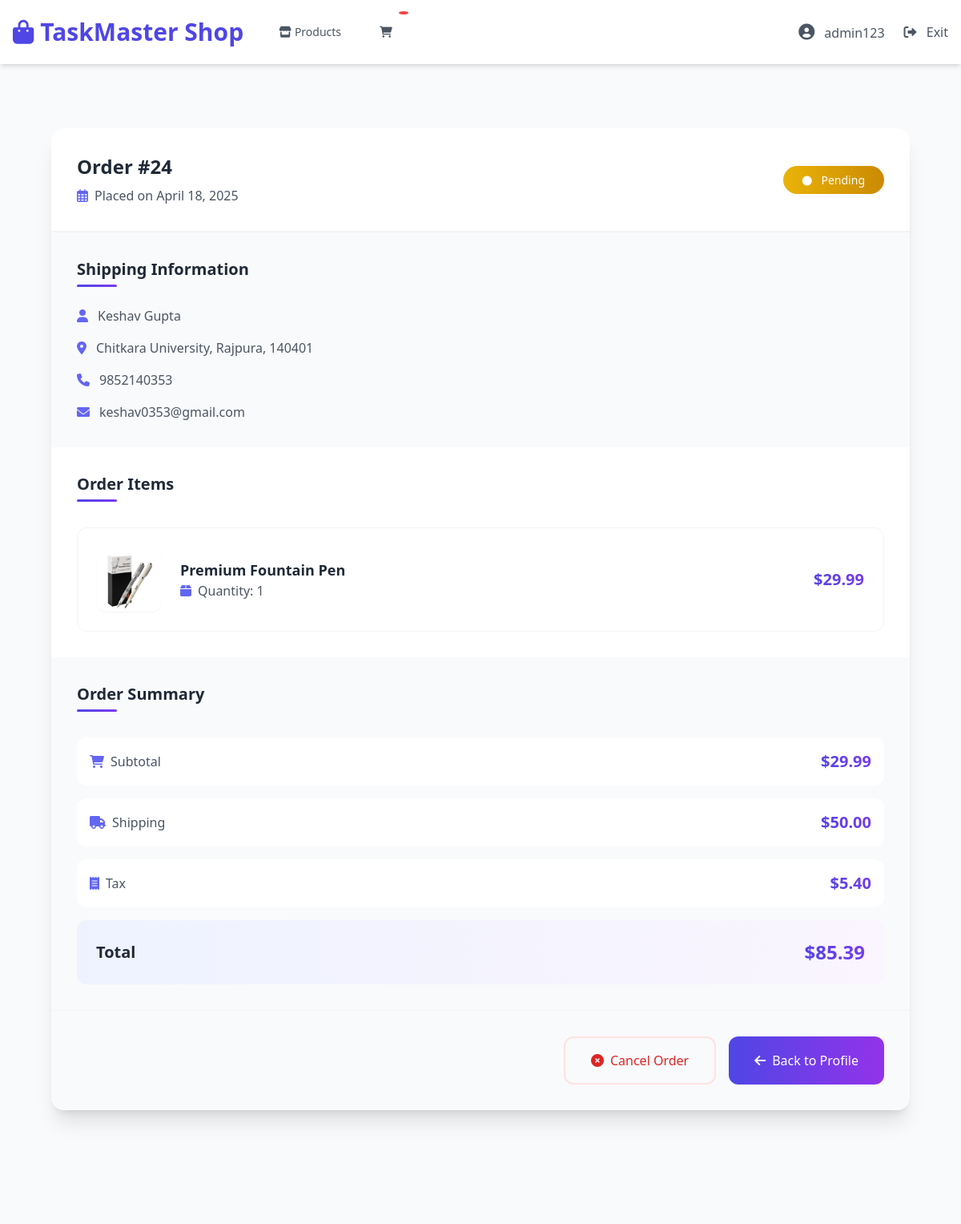
The app's page /shop/order/24/ (signed in, upper part), older data.
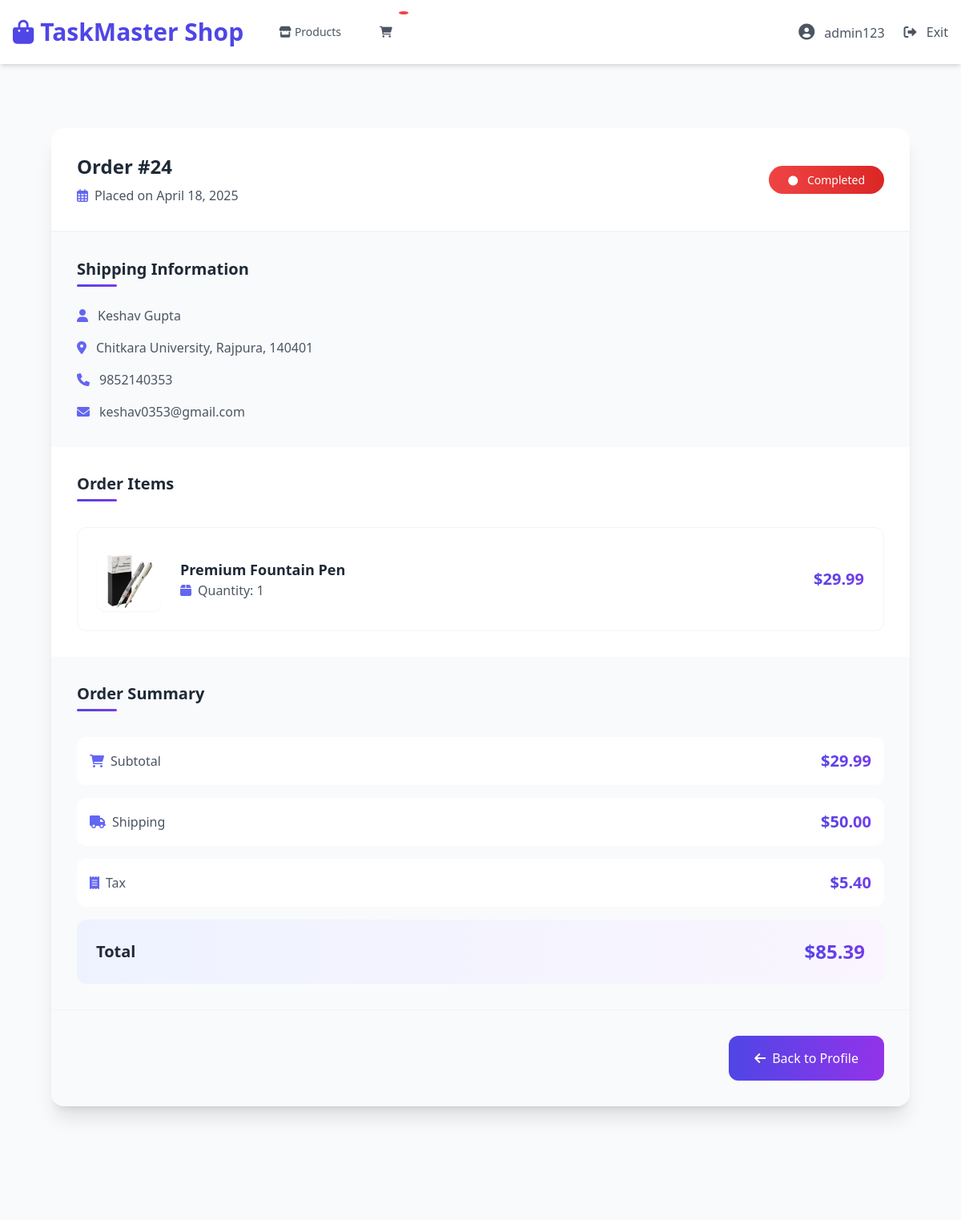
The same page, newer data.
### shop/models.py (models this page shows, shortened)
class Order(models.Model):
    STATUS_CHOICES = (
        ('pending', 'Pending'),
        ('processing', 'Processing'),
        ('shipped', 'Shipped'),
        ('delivered', 'Delivered'),
        ('completed', 'Completed'),
        ('cancelled', 'Cancelled'),
    )
    PAYMENT_METHOD_CHOICES = (
        ('cod', 'Cash on Delivery'),
        ('online', 'Online Payment'),
    )
    user = models.ForeignKey(settings.AUTH_USER_MODEL, on_delete=models.CASCADE)
    first_name = models.CharField(max_length=50)
    last_name = models.CharField(max_length=50)
    email = models.EmailField()
    phone = models.CharField(max_length=20)
    shipping_address = models.TextField()
    payment_method = models.CharField(max_length=20, choices=PAYMENT_METHOD_CHOICES, default='cod')
    created_at = models.DateTimeField(auto_now_add=True)
    updated_at = models.DateTimeField(auto_now=True)
    status = models.CharField(max_length=20, choices=STATUS_CHOICES, default='pending')
    subtotal = models.DecimalField(max_digits=10, decimal_places=2)
    shipping_cost = models.DecimalField(max_digits=10, decimal_places=2)
    tax = models.DecimalField(max_digits=10, decimal_places=2)
    total = models.DecimalField(max_digits=10, decimal_places=2)

### shop/views.py (the view)
# urls.py: path('order/<int:pk>/', views.OrderDetailView.as_view(), name='order_detail'),
class OrderDetailView(LoginRequiredMixin, DetailView):
    model = Order
    template_name = 'shop/order_detail.html'
    context_object_name = 'order'
    def get_queryset(self):
        return Order.objects.filter(user=self.request.user)
    def get_context_data(self, **kwargs):
        context = super().get_context_data(**kwargs)
        order = self.get_object()
        context['order_items'] = order.items.all()
        context['shipping_address'] = {
            'full_name': f"{order.first_name} {order.last_name}",
            'address': order.shipping_address,
            'phone': order.phone,
            'email': order.email
        }
        context['subtotal'] = order.subtotal
        context['shipping_cost'] = order.shipping_cost
        context['tax'] = order.tax
        context['total'] = order.total
        return context

### shop/templates/shop/order_detail.html (shortened to what the changed rows need)
{% extends "shop/shop_base.html" %}
{% load static %}
{% block content %}
<div class="max-w-7xl mx-auto px-4 sm:px-6 lg:px-8 py-12">
    <div class="order-card bg-white rounded-2xl shadow-xl overflow-hidden">
        <div class="p-8 border-b border-gray-100">
            <div class="flex flex-col md:flex-row justify-between items-start md:items-center space-y-4 md:space-y-0">
                <div>
                    <h3 class="text-2xl font-bold text-gray-800">
                        Order #{{ order.id }}
                    </h3>
                    <p class="mt-2 text-gray-600 flex items-center">
                        <i class="far fa-calendar-alt mr-2 text-indigo-500"></i>
                        Placed on {{ order.created_at|date:"F j, Y" }}
                    </p>
                </div>
                <div>
                    <span class="status-badge px-6 py-2 rounded-full text-sm font-medium
                        {% if order.status == 'pending' %}bg-gradient-to-r from-yellow-500 to-yellow-600 text-white
                        {% elif order.status == 'processing' %}bg-gradient-to-r from-blue-500 to-blue-600 text-white
                        {% elif order.status == 'shipped' %}bg-gradient-to-r from-green-500 to-green-600 text-white
                        {% elif order.status == 'delivered' %}bg-gradient-to-r from-green-500 to-green-600 text-white
                        {% else %}bg-gradient-to-r from-red-500 to-red-600 text-white{% endif %}">
                        <i class="fas fa-circle mr-2 text-xs"></i>
                        {{ order.get_status_display }}
                    </span>
                </div>
            </div>
        </div>
        <div class="border-t border-gray-100">
            <dl>
                <div class="bg-gray-50 p-8">
                    <dd class="mt-4 text-gray-600 space-y-4">
                        <p class="flex items-center">
                            <i class="fas fa-user mr-3 text-indigo-500"></i>
                            <span class="font-medium">{{ shipping_address.full_name }}</span>
                        </p>
                        <p class="flex items-center">
                            <i class="fas fa-map-marker-alt mr-3 text-indigo-500"></i>
                            {{ shipping_address.address }}
                        </p>
                        <p class="flex items-center">
                            <i class="fas fa-phone mr-3 text-indigo-500"></i>
                            {{ shipping_address.phone }}
                        </p>
                        <p class="flex items-center">
                            <i class="fas fa-envelope mr-3 text-indigo-500"></i>
                            {{ shipping_address.email }}
                        </p>
                    </dd>
                </div>
                <div class="bg-gray-50 p-8">
                    <div class="space-y-4">
                        <div class="flex justify-between items-center p-4 rounded-xl bg-white">
                            <span class="text-gray-600 flex items-center">
                                <i class="fas fa-shopping-cart mr-2 text-indigo-500"></i>
                                Subtotal
                            </span>
                            <span class="text-xl font-bold price-tag">${{ subtotal }}</span>
                        </div>
                        <div class="flex justify-between items-center p-4 rounded-xl bg-white">
                            <span class="text-gray-600 flex items-center">
                                <i class="fas fa-truck mr-2 text-indigo-500"></i>
                                Shipping
                            </span>
                            <span class="text-xl font-bold price-tag">${{ shipping_cost }}</span>
                        </div>
                        <div class="flex justify-between items-center p-4 rounded-xl bg-white">
                            <span class="text-gray-600 flex items-center">
                                <i class="fas fa-receipt mr-2 text-indigo-500"></i>
                                Tax
                            </span>
                            <span class="text-xl font-bold price-tag">${{ tax }}</span>
                        </div>
                        <div class="flex justify-between items-center p-6 rounded-xl bg-gradient-to-r from-indigo-50 to-purple-50 mt-4">
                            <span class="text-xl font-bold text-gray-800">Total</span>
                            <span class="text-2xl font-bold price-tag">${{ total }}</span>
                        </div>
                    </div>
                </div>
            </dl>
        </div>
        <div class="bg-gray-50 p-8 border-t border-gray-100">
            <div class="flex flex-col sm:flex-row justify-end space-y-4 sm:space-y-0 sm:space-x-4">
                {% if order.status == 'pending' %}
                <form method="post" action="{% url 'shop:cancel_order' order.id %}" class="inline">
                    <button type="submit"
                            class="action-button px-8 py-4 border-2 border-red-100 rounded-xl text-red-600 font-medium hover:bg-red-50 focus:outline-none flex items-center justify-center">
                        <i class="fas fa-times-circle mr-2"></i>
                        Cancel Order
                    </button>
                </form>
                {% endif %}
            </div>
        </div>
    </div>
</div>
{% endblock %}

Row changes from the older to the newer data that the page shows:
changed Order "Chitkara University, Rajpura, 140401": status "Pending" → "Completed"
Text that changed along with them:
text no longer shown: "Cancel Order"
